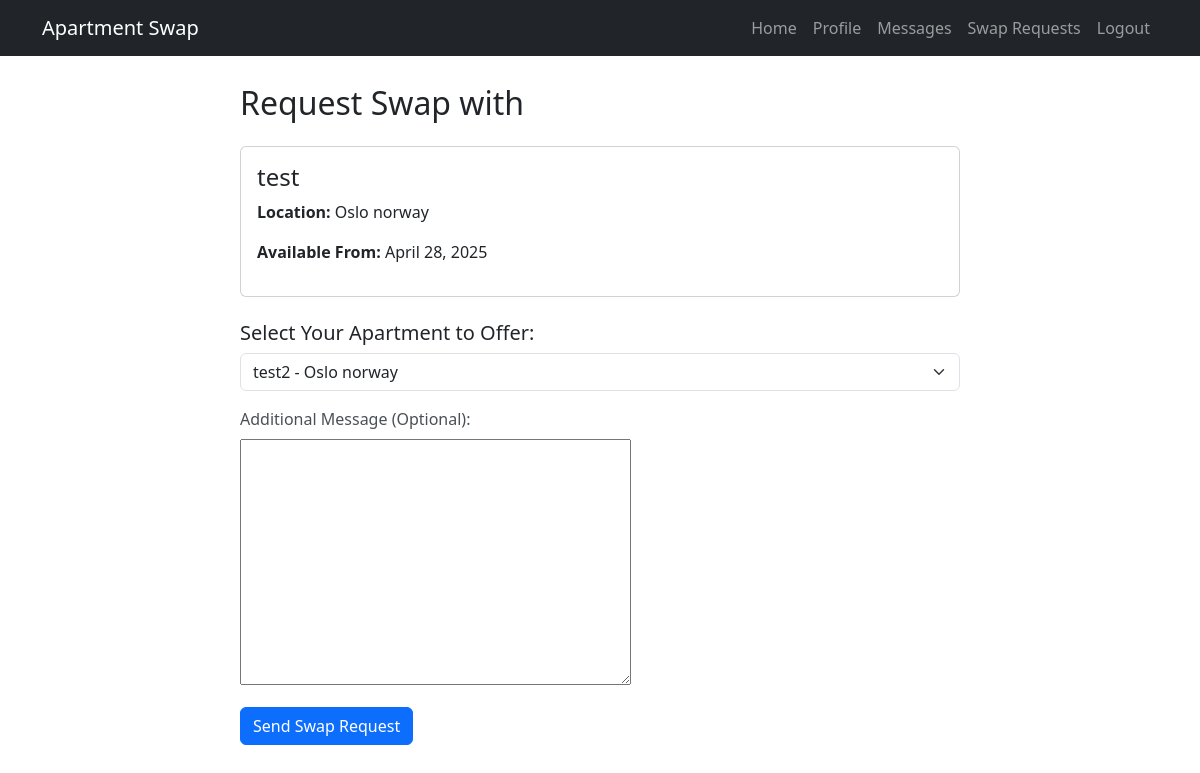
Screenshot of /apartment/1/request_swap/ (signed in) with the database file from the repository.
### app/models.py (models this page shows, shortened)
class Apartment(models.Model):
    user = models.ForeignKey(User, on_delete=models.CASCADE)
    title = models.CharField(max_length=200)
    description = models.TextField()
    location = models.CharField(max_length=200)
    bedrooms = models.IntegerField(default=1)
    bathrooms = models.IntegerField(default=1)
    available_from = models.DateField(default=date.today)
    available_until = models.DateField(default=default_available_until)
    created_at = models.DateTimeField(auto_now_add=True)
    updated_at = models.DateTimeField(auto_now=True)

### app/views.py (the view)
# urls.py: path('apartment/<int:apartment_id>/request_swap/', views.request_swap, name='request_swap'),
@login_required
def request_swap(request, apartment_id):
    apartment = get_object_or_404(Apartment, id=apartment_id)
    user_apartments = Apartment.objects.filter(user=request.user)
    if not user_apartments.exists():
        return redirect('create_apartment')
    if request.method == "POST":
        form = SwapRequestForm(request.POST)
        selected_apartment_id = request.POST.get('selected_apartment')
        print("Form errors:", form.errors)
        print("Selected apartment:", selected_apartment_id)
        if form.is_valid() and selected_apartment_id:
            swap_request = form.save(commit=False)
            swap_request.requester = request.user
            swap_request.recipient = apartment.user  # make sure this is set
            swap_request.apartment_requested = apartment
            swap_request.apartment_offered = get_object_or_404(
                Apartment, id=selected_apartment_id, user=request.user
            )
            swap_request.message = form.cleaned_data.get('message')
            swap_request.save()
            from django.contrib import messages
            messages.success(request, "Your request has been sent to the owner!")
            return redirect("messages")
    else:
        form = SwapRequestForm()
    return render(request, "request_swap.html", {
        "form": form,
        "apartment": apartment,
        "user_apartments": user_apartments,
    })

### app/forms.py (shortened to what this page needs)
class SwapRequestForm(forms.ModelForm):
    class Meta:
        model = SwapRequest
        fields = ['message']

### app/templates/request_swap.html (shortened to what this page needs)
{% extends 'base.html' %}
{% block content %}
<div class="container">
    <div class="row justify-content-center">
        <div class="col-md-8">
            <h2 class="mb-4">Request Swap with</h2>
            <div class="card mb-4">
                <div class="card-body">
                    <h4>{{ apartment.title }}</h4>
                    <p><strong>Location:</strong> {{ apartment.location }}</p>
                    <p><strong>Available From:</strong> {{ apartment.available_from }}</p>
                </div>
            </div>
            <form method="post">
                <h5>Select Your Apartment to Offer:</h5>
                {% if user_apartments %}
                    <div class="mb-3">
                        <select class="form-select" name="selected_apartment" required>
                            {% for apartment in user_apartments %}
                                <option value="{{ apartment.id }}">
                                    {{ apartment.title }} - {{ apartment.location }}
                                </option>
                            {% endfor %}
                        </select>
                    </div>
                {% else %}
                    <div class="alert alert-warning">
                        You don't have any apartments listed. Please <a href="{% url 'create_apartment' %}">create a listing</a> first.
                    </div>
                {% endif %}
                <div class="mb-3">
                    <label for="id_message" class="form-label">Additional Message (Optional):</label>
                    {{ form.message }}
                </div>
                <button type="submit" class="btn btn-primary">Send Swap Request</button>
            </form>
        </div>
    </div>
</div>
{% endblock %}

### static/myfirst.css (style rules this page uses)
.form-label { display: block; margin-bottom: 0.5rem; color: #495057; }
.form-select { display: block; width: 100%; padding: 0.375rem 2.25rem 0.375rem 0.75rem; line-height: 1.5; border: 1px solid #ced4da; border-radius: 0.25rem; appearance: none; }

### rows the page displays
Apartment: title "test", location "Oslo norway", available_from "April 28, 2025"

### other values shown
form field selected_apartment "test2 - Oslo norway"
